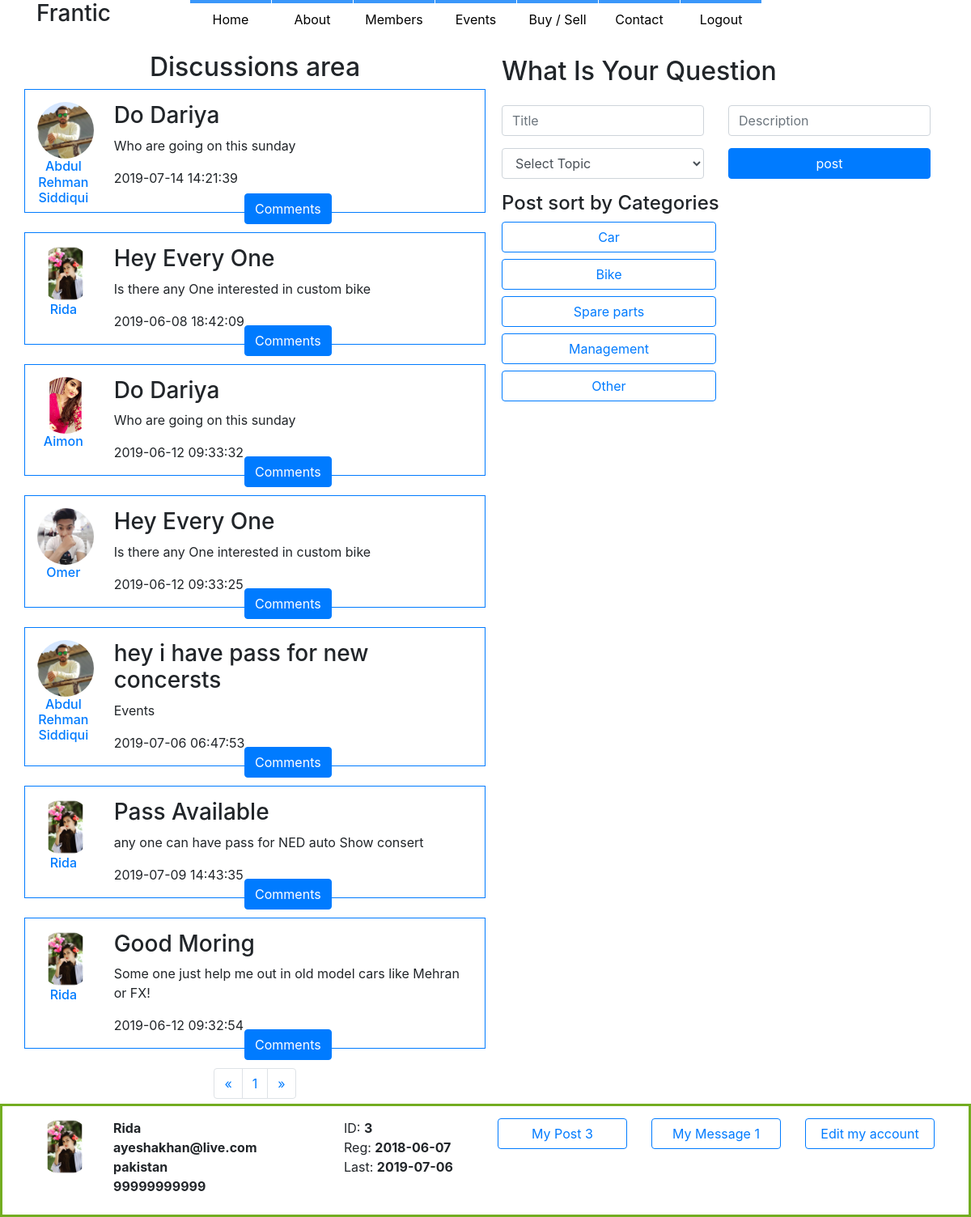
Page /home.php (signed in) on the committed database.
### tables this page shows
CREATE TABLE `users` (
  `user_id` int(11) NOT NULL,
  `user_name` varchar(50) NOT NULL,
  `user_pass` varchar(50) NOT NULL,
  `user_email` varchar(50) NOT NULL,
  `user_country` varchar(50) NOT NULL,
  `user_gender` varchar(10) NOT NULL,
  `user_des` text NOT NULL,
  `user_birth` date NOT NULL,
  `user_mobile` text NOT NULL,
  `user_image` text NOT NULL,
  `cover` text NOT NULL,
  `registor_date` date NOT NULL,
  `last_login` date NOT NULL,
  `status` text NOT NULL,
  `ver_code` int(100) NOT NULL,
  `posts` text NOT NULL
);

CREATE TABLE `posts` (
  `post_id` int(11) NOT NULL,
  `user_id` int(11) NOT NULL,
  `user_title` text NOT NULL,
  `user_msg` text NOT NULL,
  `user_topic` text NOT NULL,
  `post_date` timestamp NOT NULL DEFAULT CURRENT_TIMESTAMP ON UPDATE CURRENT_TIMESTAMP
);

CREATE TABLE `topicss` (
  `topic_id` int(11) NOT NULL,
  `topic_title` text NOT NULL
);

### functions/functions.php (the view, shortened to what this page needs)
<?php
	$con = mysqli_connect("localhost","root","","abdul_network") or die("Connection was not established");
	function GettheallPosts(){
	global $con;
	$per_page=10;
	if(isset($_GET['page'])){
		$page = $_GET['page'];
	}
	else{
	$page=1;
	}
	$start_from = ($page-1) * $per_page;
	$get_posts = "select * from posts ORDER by 1 DESC LIMIT $start_from, $per_page";
	$run_posts = mysqli_query($con,$get_posts);
	while($row_posts=mysqli_fetch_array($run_posts)){
		$post_id = $row_posts['post_id'];
		$user_id  = $row_posts['user_id'];
		$user_title  = $row_posts['user_title'];
		$user_msg  = $row_posts['user_msg'];
		$post_date  = $row_posts['post_date'];
		$user = "select * from users where user_id='$user_id' AND posts='yes'";
		$run_user = mysqli_query($con,$user);
		$row_user = mysqli_fetch_array($run_user);
		$user_name = $row_user['user_name'];
		$user_image = $row_user['user_image'];
		echo"
			<div class='row border border-primary paddingtop'>
				<div class='col-md-2 text-center '>
					<img class='rounded-circle' src='user/user_images/$user_image' width='70' height='70'>
					<h6><a href='user_profile.php?u_id=$user_id'>$user_name</a></h6>
				</div>
				<div class='col-md-10'>
					<h3>$user_title</h3>
					<p>$user_msg</p>
					<p>$post_date </p>
					<div style='position: absolute; bottom: -15px; right: 40%;'><a href='single.php?post_id=$post_id' class='btn btn-primary'>Comments</a></div>
				</div>
			</div>
			<br>
		";
	}
	include("pagination.php");
	}
	?>

### home.php (shortened to what this page needs)
<?php
include("functions/functions.php");
if(!isset($_SESSION['user_email'])){
	header("location: index.php");
}
else {
include("template/header.php");
include("template/footer.php");
?>
<div class="container">
    <div class="row">
        <div class="col-lg-6 padding">
            <center><h2>Discussions area</h2></center>
            <?php GettheallPosts();?>
        </div>
        <div class="col-lg-6 padding">
            <div class="sticky">
                <h2>What Is Your Question</h2>
				<form action="home.php?id=<?php echo $user_id;?>" method="post">
					<div class="row">
						<div class="col-lg-6 paddingtop">
							<input type="text" class="form-control" name="u_title" placeholder="Title" required="required">
						</div>
						<div class="col-lg-6 paddingtop">
							<input type="text" class="form-control" name="u_msg" placeholder="Description" />
						</div>
					</div>
					<div class="row">
						<div class="col-lg-6 paddingtop">
						<select class="form-control" name="u_topic">
							<option value="" style="display:none">Select Topic</option>
						</select>
						</div>
						<div class="col-lg-6 paddingtop">
							<button name="posted" class="btn btn-primary btn-block">post</button>
						</div>
					</div>
				</form>
                <h4>Post sort by Categories</h4>
                <?php
                $get_topicss = "select * from topicss";
                $run_topicss = mysqli_query($con,$get_topicss);
                while($row=mysqli_fetch_array($run_topicss)){
                $topic_id = $row['topic_id'];
                $topic_title = $row['topic_title'];
                echo "<a class='btn btn-outline-primary btn-block col-md-6' href='topic.php?topic=$topic_id'>$topic_title</a>";
                }
                ?>
            </div>
        </div>
    </div>
</div>
<?php
}
?>

### template/header.php (shortened to what this page needs)
<html lang="en">
<head>
    <link href="css/bootstrap.css" rel="stylesheet" />
    <link href="css/bootstrap-grid.css" rel="stylesheet" />
    <link href="css/bootstrap-reboot.css" rel="stylesheet" />
    <link href="css/style.css" rel="stylesheet" />
</head>
<body style="margin-bottom:110px;">
    <div class="container d-none d-lg-block">
        <div class="row">
            <div class="col-lg-2">
                <h3>Frantic</h3>
            </div>
            <div class="col-lg-10">
                <div id="menu">
                    <ul class="">
                        <li>
                            <a href="home.php">Home </a>
                        </li>
                        <li>
                            <a href="about.php">About</a>
                        </li>
                        <li>
                            <a href="members.php">Members</a>
                        </li>
                        <li>
                            <a href="event.php">Events</a>
                        </li>
                        <li>
                            <a href="buy-sell.php">Buy / Sell</a>
                        </li>
                        <li>
                            <a href="contact.php">Contact</a>
                        </li>
                        <li>
                            <a href="logout.php">Logout</a>
                        </li>
                    </ul>
                </div>
            </div>
        </div>
    </div>

### template/footer.php (shortened to what this page needs)
  <div class="fixed d-none d-lg-block">
      <div class="container">
          <div class="row paddingtop">
	<?php
$user = $_SESSION['user_email'];
$get_user = "select *from users where user_email='$user'";
$run_user = mysqli_query($con,$get_user);
$row = mysqli_fetch_array($run_user);
$user_id = $row['user_id'];
$username = $row['user_name'];
$user_image = $row['user_image'];
$user_email = $row['user_email'];
$user_country = $row['user_country'];
$mobile = $row['user_mobile'];
$registor_date = $row['registor_date'];
$last_login = $row['last_login'];
$get_posts = "select * from posts where user_id='$user_id'";
$run_posts = mysqli_query($con,$get_posts);
$posts = mysqli_num_rows($run_posts);
$get_msgs = "select * from inbox where user_id='$user_id' || sender_id='$user_id'";
$run_msgs = mysqli_query($con,$get_msgs);
$msgs = mysqli_num_rows($run_msgs);
echo "
              <div class='col-lg-1'>
			<img class='rounded-circle' src='user/user_images/$user_image' width='70' height='70'>
              </div>
              <div class='col-lg-3'>
                  <strong>$username</strong><br>
                  <strong>$user_email	</strong><br>
                  <strong>$user_country</strong><br>
                  <strong>$mobile</strong>
              </div>
              <div class='col-lg-2'>
                  ID: <strong>$user_id	</strong><br>
                  Reg: <strong>$registor_date</strong><br>
                  Last: <strong>$last_login</strong>
              </div>
              <div class='col-lg-2'>
                  <a class='btn btn-outline-primary btn-block' href='my_posts.php?u_id=$user_id'>My Post $posts</a>
              </div>
              <div class='col-lg-2'>
                  <a class='btn btn-outline-primary btn-block' href='inbox.php?user_id=$user_id'>My Message $msgs</a>
              </div>
              <div class='col-lg-2'>
                  <a class='btn btn-outline-primary btn-block' href='edit_profile.php?u_id=$user_id'>Edit my account</a>
              </div>
	";
?>
          </div>
      </div>
  </div>

### pagination.php
<?php
	$query = "select * from posts";
	$result = mysqli_query($con,$query);
	$total_posts = mysqli_num_rows($result);
	$total_pages = ceil($total_posts / $per_page);
	echo"
	<nav aria-label='Page navigation example'>
		<ul class='pagination justify-content-center'>
    <li class='page-item'><a class='page-link' href='home.php?page=1'><span aria-hidden='true'>&laquo;</span></a></li>
	";
	for($i=1; $i<=$total_pages; $i++){
	echo"<li class='page-item'><a class='page-link' href='home.php?page=$i'>$i</a></li>";
	}
	echo"
	<li class='page-item'><a class='page-link' href='home.php?page=$total_pages'><span aria-hidden='true'>&raquo;</span></a></li>
		</ul>
	</nav>
	";
	?>

### css/style.css (style rules this page uses)
#menu { float: left; position: relative; top: 0; left: 0; overflow: hidden; }
#menu ul { margin: 0; padding: 0; list-style: none; float: left; position: relative; top: 0; left: 0; z-index: 1; }
#menu li { float: left; margin: 0 1px 0 0; }
#menu a:link, #menu a:visited, #menu a:hover, #menu a:active { color: #000; text-align: center; display: block; border: solid; border-width: 4px 0 0; line-height: 40px; width: 100px; }
.fixed { position: fixed; bottom: 0; border: 3px solid #73AD21; width: 100%; background-color:#fff; height:140px; z-index: 90; }
.sticky { position: -webkit-sticky; position: sticky; top: 0; padding: 5px; }
.padding { padding-top:20px; padding-bottom:20px; }
.paddingtop { padding-top:15px; }

### rows in the picture
users: user_image (picture), user_name "Rida", user_email "ayeshakhan@live.com", user_country "pakistan", user_mobile "99999999999", user_id "3", registor_date "2018-06-07", last_login "2019-07-06"
posts: user.user_image (picture), user.user_name "Abdul Rehman Siddiqui", user_title "Do Dariya", user_msg "Who are going on this sunday", post_date "2019-07-14 14:21:39"
posts: user.user_image (picture), user.user_name "Rida", user_title "Hey Every One", user_msg "Is there any One interested in custom bike", post_date "2019-06-08 18:42:09"
posts: user.user_image (picture), user.user_name "Aimon", user_title "Do Dariya", user_msg "Who are going on this sunday", post_date "2019-06-12 09:33:32"
posts: user.user_image (picture), user.user_name "Omer", user_title "Hey Every One", user_msg "Is there any One interested in custom bike", post_date "2019-06-12 09:33:25"
posts: user.user_image (picture), user.user_name "Abdul Rehman Siddiqui", user_title "hey i have pass for new concersts", user_msg "Events", post_date "2019-07-06 06:47:53"
posts: user.user_image (picture), user.user_name "Rida", user_title "Pass Available", user_msg "any one can have pass for NED auto Show consert", post_date "2019-07-09 14:43:35"
posts: user.user_image (picture), user.user_name "Rida", user_title "Good Moring", user_msg "Some one just help me out in old model cars like Mehran or FX!", post_date "2019-06-12 09:32:54"
topicss: topic_title "Car"
topicss: topic_title "Bike"
topicss: topic_title "Spare parts"
topicss: topic_title "Management"
topicss: topic_title "Other"

### other values in the picture
$posts "3"
$msgs "1"
